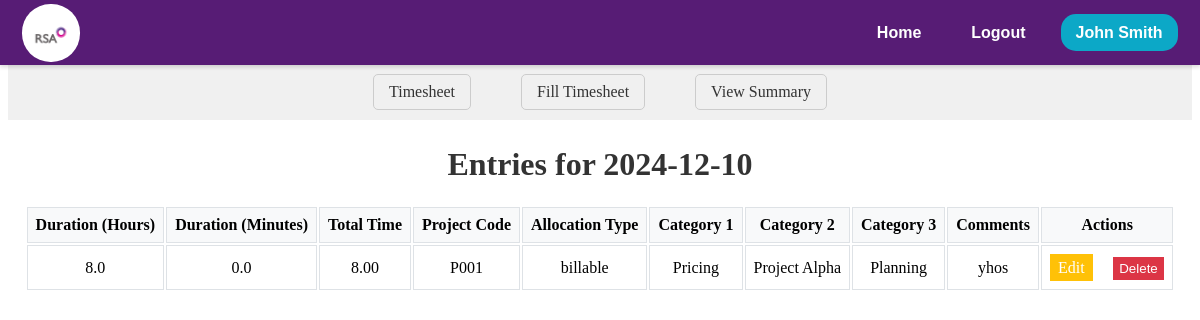
/timesheet/view_entries/2024-12-10 (signed in), run on the app's committed database.
### models.py (models this page shows, shortened)
class EMPWD(db.Model, UserMixin):
    __tablename__ = 'EMPWD'
    EMPID = db.Column(db.String(255), primary_key=True)
    username = db.Column(db.String(255), unique=True, nullable=False)
    EName = db.Column(db.String(255))
    DOJRS = db.Column(db.Date)
    DOJSIPL = db.Column(db.Date, nullable=True)
    Profile = db.Column(db.String(255))
    Status = db.Column(db.String(50))
    SIPLLevel = db.Column(db.String(50))
    RSALevel = db.Column(db.String(50))
    EEMail = db.Column(db.String(255))
    IEMail = db.Column(db.String(255))
    Landline = db.Column(db.String(20))
    Mobile = db.Column(db.String(20))
    Ext = db.Column(db.String(10))
    Secretary = db.Column(db.String(255))
    SecretaryID = db.Column(db.String(255))
    SystemID = db.Column(db.String(255))
    Password = db.Column(db.String(255), nullable=False)
    Team = db.Column(db.String(255))
    LineManager = db.Column(db.String(255))
    LineManagerID = db.Column(db.String(255))
    AlternateContatName = db.Column(db.String(255))
    AlternateContatID = db.Column(db.String(255))
    DateofLeavingRSAASIPL = db.Column(db.Date)
    ReasonforLeaving = db.Column(db.String(255))
    LineManager2 = db.Column(db.String(255))
    ITAdmin = db.Column(db.String(255))
    HRAdmin = db.Column(db.String(255))
    TrnAdmin = db.Column(db.String(255))
    FinAdmin = db.Column(db.String(255))
    Field6 = db.Column(db.String(255))
    Field7 = db.Column(db.String(255))
    def get_id(self):
        return self.EMPID

class TimesheetEntry(db.Model):
    __tablename__ = 'timesheet_entries'
    Uniq_ID = db.Column(db.String(255), primary_key=True)
    EmpID = db.Column(db.String(10), nullable=False)
    DateofEntry = db.Column(db.Date, nullable=False)
    StartTime = db.Column(db.String(255))
    EndTime = db.Column(db.String(255))
    Hours = db.Column(db.Float)
    Minutes = db.Column(db.Float)
    AllocationType = db.Column(db.String(50))
    Category1 = db.Column(db.String(50))
    Category2 = db.Column(db.String(50))
    Category3 = db.Column(db.String(50))
    ProjectCode = db.Column(db.String(10))
    Category5 = db.Column(db.String(50))
    Category6 = db.Column(db.String(50))
    Comment = db.Column(db.String(255))
    Team = db.Column(db.String(255), nullable=False)
    Status = db.Column(db.String(20))
    SubmitDate = db.Column(db.DateTime, default=lambda: datetime.now(timezone.utc))
    RecordType = db.Column(db.String(50))
    WO_Percent = db.Column(db.Float)
    WO_Units = db.Column(db.Integer)
    NetUnits = db.Column(db.Integer)
    BaseRate = db.Column(db.Float)
    Billed_Label = db.Column(db.String(50))
    WOFF_Reason = db.Column(db.String(255))
    LastUploadDate = db.Column(db.DateTime, onupdate=lambda: datetime.now(timezone.utc))
    LastUpdatedBy = db.Column(db.String(50))
    InvNum =db.Column(db.Float)
    FinalRate = db.Column(db.Float)
    SSMA_TimeStamp = db.Column(db.DateTime )

### timesheet/timesheet.py (the view)
@timesheet_bp.route('/view_entries/<date>')
@login_required
def view_entries(date):
    try:
        date = datetime.strptime(date, '%Y-%m-%d').date()
        entries = TimesheetEntry.query.filter_by(EmpID=current_user.get_id(), DateofEntry=date).all()
        return render_template('timesheet/timesheet-summery/view_entries.html', entries=entries, date=date, user=current_user)
    except Exception as e:
            session['error_type'] = "Internal Server Error"
            session['error_message'] = f"Unable get data for the {date}"
            return redirect(url_for('error_page'))

### app.py (called while the page is built)
@app.before_request
def session_management():
    session.permanent = True

@login_manager.user_loader
def load_user(user_id):
    session = db.session
    return session.get(EMPWD, user_id)

### templates/timesheet/timesheet-summery/view_entries.html (shortened to what this page needs)
<!DOCTYPE html>
<html lang="en">
  <head>
    <link
      rel="stylesheet"
      href="{{ url_for('static', filename='css/timesheet/view_entries.css') }}"
    />
  </head>
  <body>
    <div>
      {% include 'navbar/navbar.html' %}
      <nav class="ts-nav-container">
        <div class="ts-nav-center">
          <a href="/timesheet" class="ts-nav-link">Timesheet</a>
          <a href="/timesheet/fill" class="ts-nav-link">Fill Timesheet</a>
          <a href="/timesheet/summary" class="ts-nav-link"> View Summary</a>
        </div>
      </nav>
      <div class="view-box">
        <h1 class="ts-dateentry-title">Entries for {{ date }}</h1>
        <table>
          <thead class="ts-dateentry-header">
            <tr class="ts-dateentry-header-row">
              <th class="ts-dateentry-header-cell">Duration (Hours)</th>
              <th class="ts-dateentry-header-cell">Duration (Minutes)</th>
              <th class="ts-dateentry-header-cell">Total Time</th>
              <th class="ts-dateentry-header-cell">Project Code</th>
              <th class="ts-dateentry-header-cell">Allocation Type</th>
              <th class="ts-dateentry-header-cell">Category 1</th>
              <th class="ts-dateentry-header-cell">Category 2</th>
              <th class="ts-dateentry-header-cell">Category 3</th>
              <th class="ts-dateentry-header-cell">Comments</th>
              <th class="ts-dateentry-header-cell">Actions</th>
            </tr>
          </thead>
          <tbody>
            {% for entry in entries %}
            <tr class="ts-dateentry-row">
              <td class="ts-dateentry-cell">{{ entry.Hours}}</td>
              <td class="ts-dateentry-cell">{{ entry.Minutes }}</td>
              <td class="ts-dateentry-cell">
                {{"%.2f" | format(entry.Hours + (entry.Minutes/60))}}
              </td>
              <td class="ts-dateentry-cell">{{ entry.ProjectCode }}</td>
              <td class="ts-dateentry-cell">{{ entry.AllocationType }}</td>
              <td class="ts-dateentry-cell">{{ entry.Category1}}</td>
              <td class="ts-dateentry-cell">{{ entry.Category2}}</td>
              <td class="ts-dateentry-cell">{{ entry.Category3}}</td>
              <td class="ts-dateentry-cell">{{ entry.Comment }}</td>
              <td class="ts-dateentry-cell">
                <a class="ts-dateentry-link" href="/comingsoon">Edit</a>
                <form
                  action="{{ url_for('timesheet.delete_entry', entry_id=entry.Uniq_ID) }}"
                  method="POST"
                  style="display: inline"
                  class="ts-dateentry-form"
                >
                  <button
                    type="submit"
                    onclick="handleCustomConfirm(event, 'Are you sure you want to delete this entry?');"
                    class="ts-dateentry-button"
                  >
                    Delete
                  </button>
                </form>
              </td>
            </tr>
            {% endfor %}
          </tbody>
        </table>
      </div>
    </div>
  </body>
</html>

### templates/navbar/navbar.html (shortened to what this page needs)
<!DOCTYPE html>
<html lang="en">
  <head>
    <link
      rel="stylesheet"
      href="{{ url_for('static', filename='css/navbar/navbar.css') }}"
    />
  </head>
  <body>
    <header id="navbar">
      <nav class="navbar-container container">
        <a href="/home" class="home-link">
          <div class="navbar-logo">
            <img
              src="{{ url_for('static', filename='images/logo.png') }}"
              alt="Logo"
            />
          </div>
        </a>
        <div class="navbar-links">
          <a class="navbar-link" href="/home">Home</a>
          <a class="navbar-link" href="/logout">Logout</a>
          <div class="navInfo" data-toggle="false">
            <a class="navbar-link-name" href="#">
              <span>{{user.EName}}</span>
            </a>
          </div>
        </div>
      </nav>
    </header>
  </body>
</html>

### static/css/timesheet/view_entries.css (style rules this page uses)
.ts-dateentry-title { font-size: 2em; color: #333; text-align: center; }
.ts-dateentry-header { background-color: #f8f9fa; }
.ts-dateentry-header-cell { font-weight: bold; padding: 0.5em; border: 1px solid #dee2e6; }
.ts-dateentry-row { background-color: #fff; }
.ts-dateentry-cell { padding: 0.5em; border: 1px solid #dee2e6; }
.ts-dateentry-link { background-color: #ffc107; color: white; border: none; padding: 0.3em 0.5em; cursor: pointer; margin-right: 1em; text-decoration: none; display: inline-block; }
.ts-dateentry-form { display: inline-block; }
.ts-dateentry-button { background-color: #dc3545; color: white; border: none; padding: 0.3em 0.5em; cursor: pointer; }
.ts-nav-container { margin-top: 64px; margin-bottom: 5px; display: flex; justify-content: center; align-items: center; padding: 10px 20px; background-color: #f0f0f0; }
.ts-nav-center { display: flex; }
.ts-nav-link { margin: 0 25px; text-decoration: none; color: #333; border: 1px solid #ccc; padding: 8px 15px; border-radius: 5px; }
.view-box { text-align: center; align-items: center; justify-content: center; display: flex; flex-direction: column; }

### static/css/navbar/navbar.css (style rules this page uses)
#navbar { --navbar-bg-color: #571c75; --navbar-text-color: #fff; --navbar-text-color-focus: #fff; --navbar-bg-contrast: rgb(255, 0, 85); position: fixed; top: 0; left: 0; right: 0; height: 65px; background-color: var(--navbar-bg-color); box-shadow: 0 2px 4px rgba(0, 0, 0, 0.15); z-index: 99; font-weight: 700; font-family: sans-serif; }
.navbar-container { display: flex; justify-content: space-between; align-items: center; height: 100%; padding: 0 1.4rem; }
.home-link { display: flex; align-items: center; }
.navbar-logo { background-color: var(--navbar-text-color-focus); border-radius: 49%; width: 58px; height: 58px; margin-right: 0.5em; }
.navbar-logo img { width: 46px; margin-top: 0.55rem; margin-left: 0.34rem; }
.navbar-links { display: flex; align-items: center; gap: 20px; }
.navbar-link { color: var(--navbar-text-color); text-decoration: none; border-radius: 15px; padding: 10px 15px; transition: background-color 0.3s ease; border-radius: 15px; }
.navbar-link-name { background-color: #0ca8c7; color: #fff; padding: 10px 15px; border-radius: 15px; text-decoration: none; }
.navInfo { position: relative; color: black; }

### data on the page
EMPWD: EName "John Smith"
TimesheetEntry: Hours "8.0", Minutes "0.0", entry.Hours+(entry.Minutes/60) "8.00", ProjectCode "P001", AllocationType "billable", Category1 "Pricing", Category2 "Project Alpha", Category3 "Planning", Comment "yhos"

### other printed values
{{ date }} "2024-12-10"
